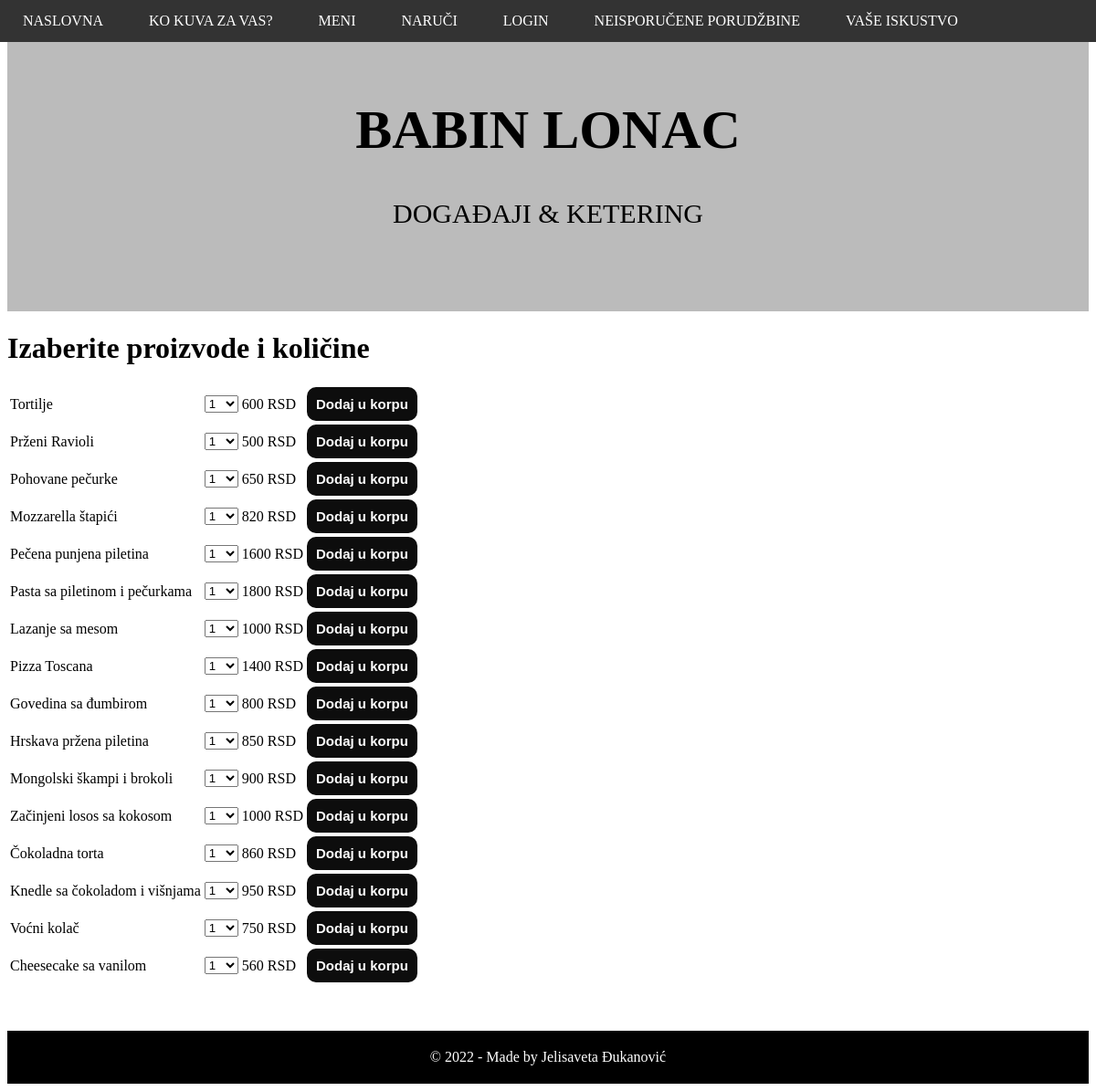
Screenshot of /naruci.php with the database file from the repository.
### tables this page shows
CREATE TABLE IF NOT EXISTS `jelo` (
  `id` int(11) NOT NULL AUTO_INCREMENT,
  `naziv` varchar(100) NOT NULL,
  `kategorija_id` int(11) NOT NULL,
  `cena` int(11) NOT NULL,
  `slika` varchar(100) NOT NULL,
  `opis` text NOT NULL,
  PRIMARY KEY (`id`),
  CONSTRAINT `FK_kategorija` FOREIGN KEY (`kategorija_id`) REFERENCES `kategorija` (`id`)
);

### get_sva_jela.php (called while the page is built)
<?php
include('db.php');
$statement = $connection->prepare('SELECT * FROM jelo;');
$statement->execute();
$jela = $statement->get_result();
?>

### naruci.php (the view, shortened to what this page needs)
<!DOCTYPE html>
<html>
<head>
	  <link rel="stylesheet" type="text/css" href="css/style.css">
</head>
<div class="header">
  <h1>BABIN LONAC</h1>
  <p>DOGAĐAJI & KETERING</p>
</div>
<body>
<?php include('get_sva_jela.php') ?>
<ul>
  <li><a href="/babin-lonac/">Naslovna</a></li>
  <li><a href="kuvar.html">Ko kuva za vas?</a></li>
  <li><a href="meni.php">Meni</a></li>
  <li><a href="naruci.php">Naruči</a></li>
  <li><a href="login_stranica.php">Login</a></li>
  <li><a href="neisporucene_porudzbine.php">Neisporučene porudžbine</a></li>
  <li><a href="vase_iskustvo.php">Vaše iskustvo</a></li>
</ul>
<div class="grid-container">
  <div class="grid-child">
    <div class="row">
      <div class="col-menu-1">
        <div>
          <h1>Izaberite proizvode i količine</h1>
          <table style="margin-bottom: 50px;">
            <?php while($row = $jela->fetch_assoc()) { ?>
              <form method="POST" action="dodaj_u_korpu.php">
                <tr>
                  <td><span><?php echo $row['naziv'] ?></span></td>
                  <td><select name="kolicina">
                    <option value="1">1</option>
                  </select></td>
                  <td><span><?php echo $row['cena'] ?> RSD</span></td>
                  <td><button type="submit" name="jelo_dugme">Dodaj u korpu</button></td>
                </tr>
            </form>
            <?php } ?>
          </table>
        </div>
      </div>
    </div>
  </div>
  <div class="grid-child">
  </div>
</div>
<footer>
  <div class="footer">
      <p> &copy; 2022 - Made by Jelisaveta Đukanović </p>
  </div>
</footer>
</body>
</html>

### css/style.css (style rules this page uses)
.header { padding: 60px; text-align: center; background: #bbb; color: black; font-size: 30px; }
ul { list-style-type: none; margin: 0; padding: 0; overflow: hidden; background-color: #333; position: fixed; top: 0; left: 0; width: 100%; text-align: inline-block; }
li { float: left; }
li a { display: block; color: white; text-align: center; padding: 14px 25px; text-decoration: none; text-transform: uppercase; }
.footer { position: flex; padding: 4px 0px; width: 100%; background-color: black; color: white; text-align: center; }
.row:after { content: ""; display: table; clear: both; }
.grid-container { display: grid; grid-template-columns: 1fr 1fr; grid-gap: 20px; }
form { width: 100%; max-width: 31em; border: 1px rgb(13, 13, 13) solid; border-radius: 10px; margin: 20px auto; padding: 20px; }
button { color: #fff; font-size: 15px; border: none; border-radius: 10px; font-weight: bold; background-color: rgb(13, 13, 13); padding: 10px; cursor: pointer; transition: all 0.5s; }

### rows the page displays
jelo: naziv "Tortilje", cena "600"
jelo: naziv "Prženi Ravioli", cena "500"
jelo: naziv "Pohovane pečurke", cena "650"
jelo: naziv "Mozzarella štapići", cena "820"
jelo: naziv "Pečena punjena piletina", cena "1600"
jelo: naziv "Pasta sa piletinom i pečurkama", cena "1800"
jelo: naziv "Lazanje sa mesom", cena "1000"
jelo: naziv "Pizza Toscana", cena "1400"
jelo: naziv "Govedina sa đumbirom", cena "800"
jelo: naziv "Hrskava pržena piletina", cena "850"
jelo: naziv "Mongolski škampi i brokoli", cena "900"
jelo: naziv "Začinjeni losos sa kokosom", cena "1000"
jelo: naziv "Čokoladna torta", cena "860"
jelo: naziv "Knedle sa čokoladom i višnjama", cena "950"
jelo: naziv "Voćni kolač", cena "750"
jelo: naziv "Cheesecake sa vanilom", cena "560"
